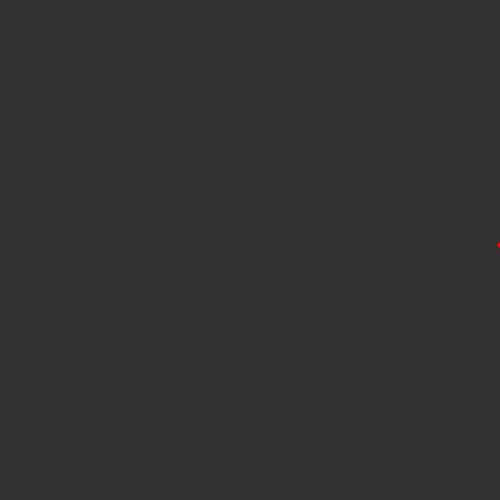
Frame 1 (no input)
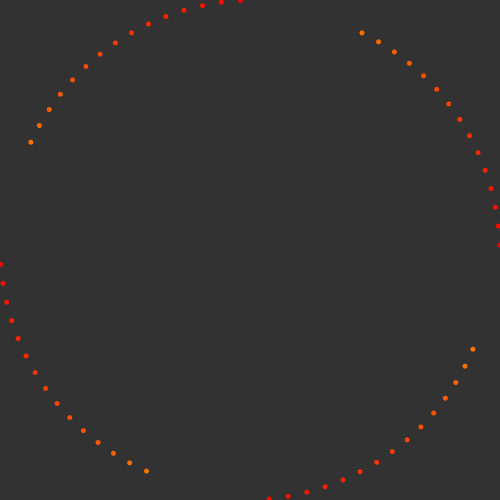
Frame 60 (the mouse pressed at the canvas centre just before this capture)
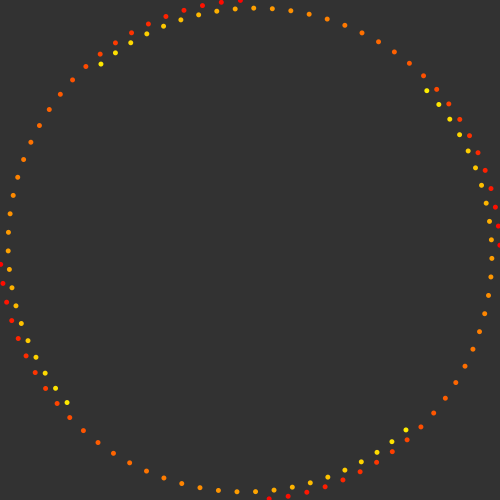
Frame 120 (the mouse held since frame 60 and released just before this capture)

The Processing sketch that drew these frames (run headless with seeded random() and noise(); from frame 60 on, the mouse is pressed at the canvas centre):

// Processing sketch: processing_131046
// ── processing_131046.pde


//change size of the great circle (place and speed) 
//\\s=?? and s=s+? 
//change speed of color changing || maxspeed = ?
//speed of printing(omega) || w = ??
//size of the circles || ellipse(x,y,??,??)
//(others)circle,colour,the great shape(to a star*)
float o = 0;
float w = 1.59;
float x = 250;
float y = 250;

float maxspeed = 2;
float r = 254;
float g = 0;
float b = 0;
float rspeed = 0;
//from red to yellow:
float gspeed = maxspeed;
float bspeed = 0;
int maxr = 255;
int maxg = 255;
int maxb = 255;
int maxs = 250;
float s = maxs;
void setup(){
  size(500,500);
  background(50);
}
void draw(){
 // background(100);
 s = s - 0.1;
  o=o+w;
  x=sin(o)*s+250;
  y=cos(o)*s+250;
  fill(r,g,b);
  noStroke();
  point(x,y);
  ellipse(x,y,5,5);
  point(x,y);
   r = r + rspeed;
  g = g + gspeed;
  b = b + bspeed;
 // yellow
  if ((g>=maxg)){
    gspeed = 0;
    rspeed = -maxspeed;
  }
  //green
  if (r<=0){
    rspeed = 0;
    bspeed = maxspeed;
  }
  //sky
  if (b>=maxb){
    bspeed = 0;
    gspeed = -maxspeed;
  }
  //dark blua
  if (g<=0){
    gspeed = 0;
    rspeed = maxspeed;
  }
 // pink
  if (r>=maxr){
    rspeed = 0;
    bspeed = -maxspeed;
  }//red
  if (b<=-1){
    bspeed = 0;
    r=254;
    g=0;
    b=0;
    gspeed=maxspeed;
  }
  if (s<=-250){
    s=s*-1;
  }
}
/*any ideas for easier change of colors please comment
btw,you can change anything to create more
by what i said in the beginning*/
